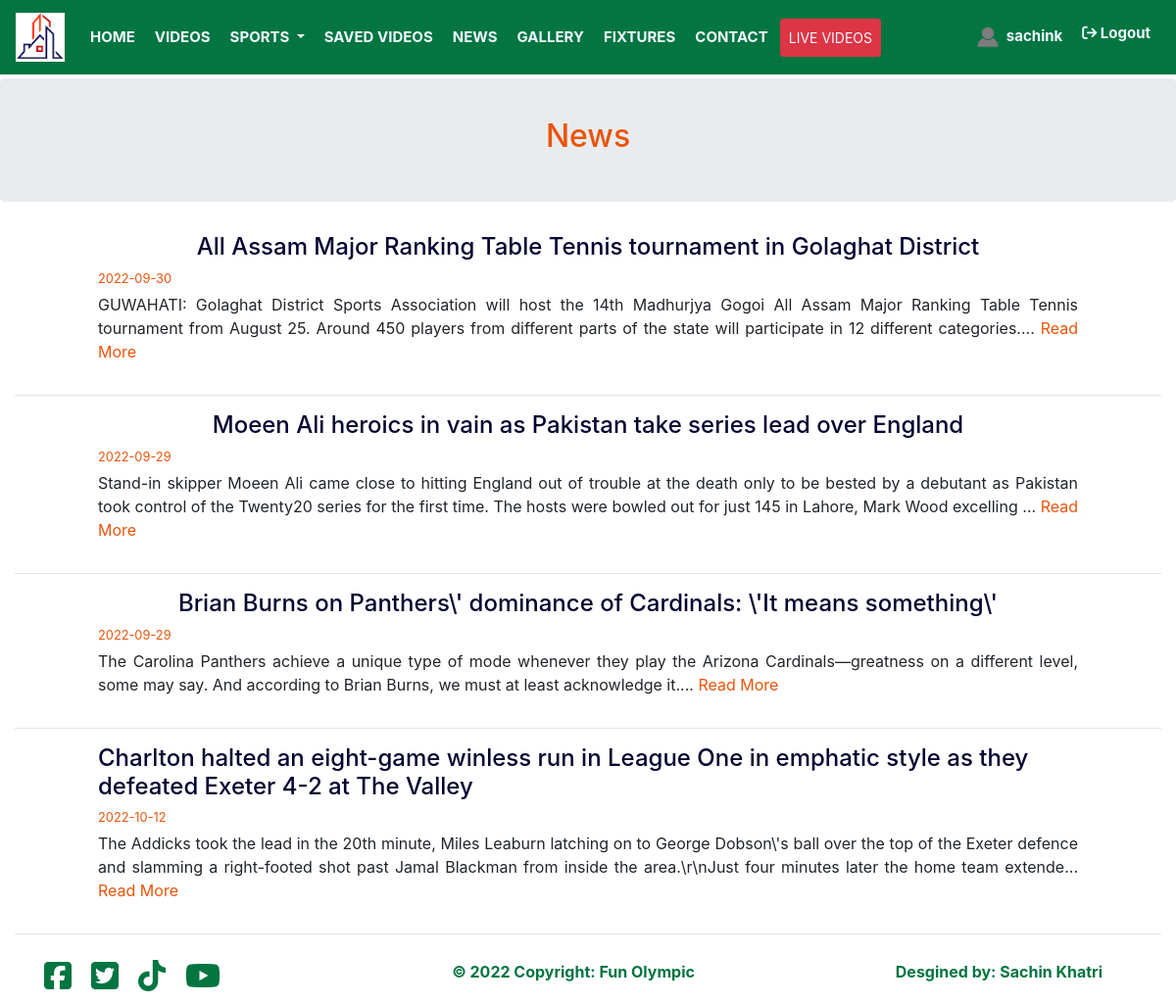
/news.php (signed in), run on the app's committed database.
### tables this page shows
CREATE TABLE `users` (
  `uid` int(11) NOT NULL,
  `fullname` varchar(255) NOT NULL,
  `phone` varchar(255) NOT NULL,
  `nationality` varchar(255) NOT NULL,
  `email` varchar(255) NOT NULL,
  `profile_image` varchar(255) NOT NULL,
  `username` varchar(255) NOT NULL,
  `password` varchar(255) NOT NULL,
  `status` varchar(255) NOT NULL,
  `registered_date` varchar(255) NOT NULL,
  `is_admin` int(11) NOT NULL,
  `last_login` varchar(255) NOT NULL
);

CREATE TABLE `news` (
  `nid` int(11) NOT NULL,
  `news_title` varchar(255) NOT NULL,
  `news_description` varchar(255) NOT NULL,
  `news_thumbnail` varchar(255) NOT NULL,
  `news_category` varchar(255) NOT NULL,
  `uploaded_date` varchar(255) NOT NULL,
  `uploaded_time` varchar(255) NOT NULL
);

### news.php (the view, shortened to what this page needs)
<?php
    include "header.php";
?>
<div class="row jumbotron justify-content-center" style="margin-top:80px; color:#ea540a; padding:40px 0">
    <h2>News</h2>
</div>
<?php
                    $query = "SELECT * FROM news";
                    $select_news = mysqli_query($connection, $query);
                    while($row = mysqli_fetch_assoc($select_news)) {
                        $nid                = $row['nid'];
                        $news_title     = $row['news_title'];
                        $news_description     = $row['news_description'];
                        $uploaded_date     = $row['uploaded_date'];
                        ?>
<div class="row">
    <div class="col-1"></div>
    <div class="col-10">
        <div class="row justify-content-center">
            <h4 style="color:#030330"><?php echo $news_title ?></h4>
        </div>
        <div class="row text-justify">
        <small style="color:#ea540a"><?php echo $uploaded_date ?></small><br>
            <p><?php echo $news_description ?><span id="dots">...</span>
                <a href="read_news.php?nid=<?php echo $nid ?>&title=<?php echo $news_title ?>" style="color:#ea540a">Read More</a>
            </p>
        </div>
        </div>
</div>
        <hr>
        <?php }?>
<?php  include "footer.php" ?>

### header.php (shortened to what this page needs)
<?php
include ("functions.php");
$username = $_SESSION['username'];
?>
<!DOCTYPE html>
<html lang="en">
<head>
    <link rel="stylesheet" href="https://stackpath.bootstrapcdn.com/bootstrap/4.5.0/css/bootstrap.min.css">
    <link rel="stylesheet" href="https://maxcdn.bootstrapcdn.com/font-awesome/4.7.0/css/font-awesome.min.css">
    <link rel="stylesheet" href="css/styles.css">
</head>
<body>
    <nav class="navbar navbar-expand-lg fixed-top navbar-light">
        <a class="navbar-brand" href="<?php if(!isset($_GET['notlogged'])){echo 'home.php';} else{echo 'index.php';}?>"><img src="images/logo.png" height="50" width="50" alt=""></a>
        <div class="collapse navbar-collapse" id="navbarNavDropdown">
            <ul class="navbar-nav mr-auto">
                <li class="nav-item active">
                    <a class="nav-link" href="home.php">HOME</a>
                </li>
                <li class="nav-item">
                    <a class="nav-link" href="video_archive.php">VIDEOS</a>
                </li>
                <li class="nav-item dropdown">
                    <a class="nav-link dropdown-toggle" href="#" id="navbarDropdownMenuLink" data-toggle="dropdown"
                        aria-haspopup="true" aria-expanded="false">
                        SPORTS
                    </a>
                </li>
                <li class="nav-item">
                    <a class="nav-link" href="filtered_video.php?favorite">SAVED VIDEOS</a>
                </li>
                <li class="nav-item">
                    <a class="nav-link" href="news.php">NEWS</a>
                </li>
                <li class="nav-item">
                    <a class="nav-link" href="gallery.php">GALLERY</a>
                </li>
                <li class="nav-item">
                    <a class="nav-link" href="fixtures.php">FIXTURES</a>
                </li>
                <li class="nav-item">
                    <a class="nav-link" href="contact.php">CONTACT</a>
                </li>
                <li class="nav-item">
                    <a class="nav-link btn btn-danger btn-sm" href="video.php?live">LIVE VIDEOS</a>
                </li>
            </ul>
            <ul class="navbar-nav">
                <li class="nav-item">
                    <a class="nav-link" href="profile.php">
                        <?php
                            $query = "SELECT * FROM users WHERE username = '$username'";
                            $select_user = mysqli_query($connection, $query);
                            while($row = mysqli_fetch_assoc($select_user)) {
                                $profile_image = $row['profile_image'];
                            ?>
                        <img src="images/<?php echo $profile_image ?>" height="30" width="30" alt=""
                            style="border-radius:50%">
                        <?php echo $username?>
                        <?php } ?>
                    </a>
                </li>
                <li class="nav-item">
                    <a class="nav-link logout" href="logout.php"><i
                            class="fa-solid fa-arrow-right-from-bracket"></i>&nbsp;Logout</a>
                </li>
            </ul>
        </div>
    </nav>
    <div class="container-fluid">

### css/styles.css (style rules this page uses)
.navbar { background:#027541; width:100%; font-size: 15px; font-weight: bold; }
.nav-item { border: 2px #027541 solid; }
.nav-link { color:aliceblue !important; }

### data on the page
users: profile_image (placeholder picture)
news: news_title "All Assam Major Ranking Table Tennis tournament in Golaghat District", uploaded_date "2022-09-30", news_description "GUWAHATI: Golaghat District Sports Association will host the 14th Madhurjya Gogoi All Assam Major Ranking Table Tennis tournament from August 25. Around 450 players from different parts of the state will participate in 12 different categories."
news: news_title "Moeen Ali heroics in vain as Pakistan take series lead over England", uploaded_date "2022-09-29", news_description "Stand-in skipper Moeen Ali came close to hitting England out of trouble at the death only to be bested by a debutant as Pakistan took control of the Twenty20 series for the first time. The hosts were bowled out for just 145 in Lahore, Mark Wood excelling"
news: news_title "Brian Burns on Panthers\\' dominance of Cardinals: \\'It means something\\'", uploaded_date "2022-09-29", news_description "The Carolina Panthers achieve a unique type of mode whenever they play the Arizona Cardinals—greatness on a different level, some may say. And according to Brian Burns, we must at least acknowledge it."
news: news_title "Charlton halted an eight-game winless run in League One in emphatic style as they defeated Exeter 4-2 at The Valley", uploaded_date "2022-10-12", news_description "The Addicks took the lead in the 20th minute, Miles Leaburn latching on to George Dobson\\'s ball over the top of the Exeter defence and slamming a right-footed shot past Jamal Blackman from inside the area.\\r\\nJust four minutes later the home team extende"
